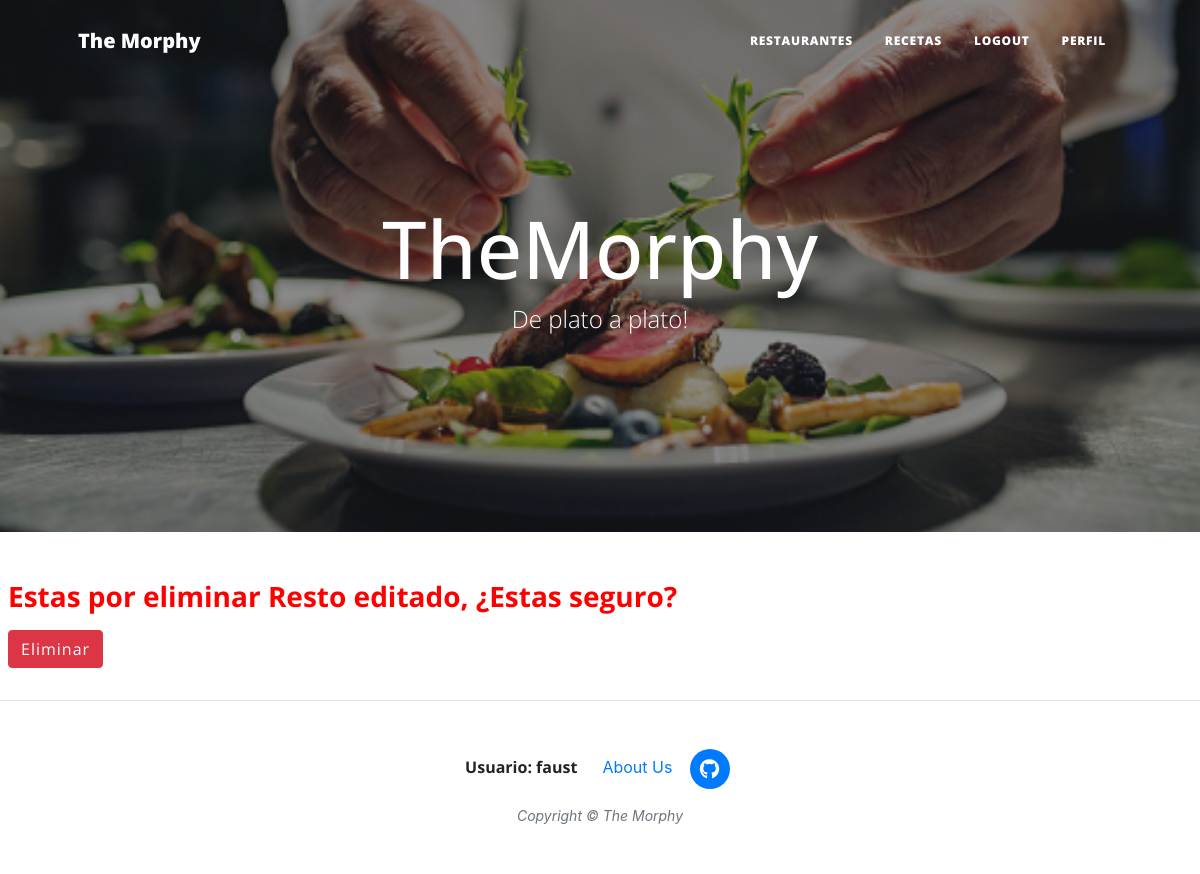
/restaurantes_eliminar/6/ (signed in), run on an earlier commit of the app's database.
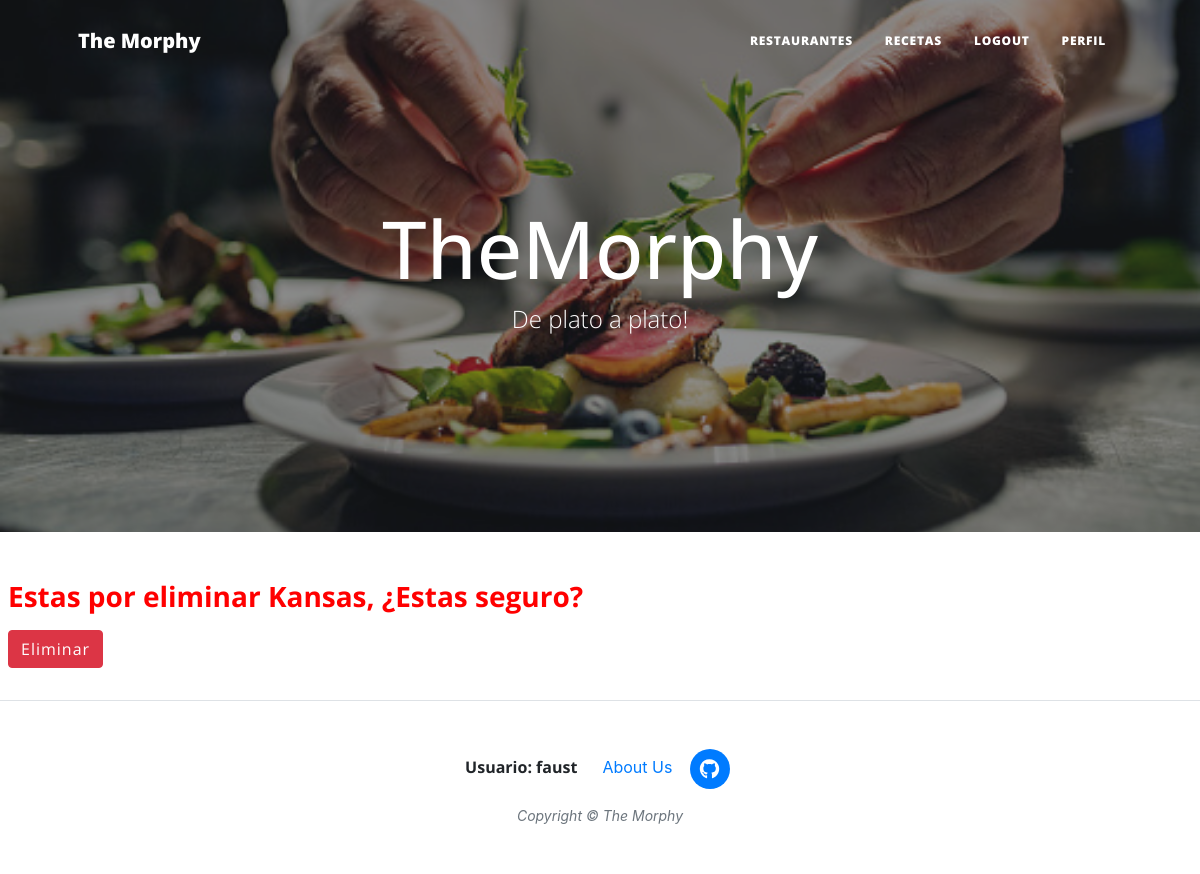
And on a later commit of the database.
### AppFunciones/models.py (models this page shows, shortened)
class Restaurantes(models.Model):
    nombre = models.CharField(max_length=100)
    descripcion = models.TextField(max_length=600, blank=True, null=True)
    direccion = models.CharField(max_length=100)
    link_direccion = models.URLField(max_length=300, blank=True, null=True, default="https://www.google.com.ar/maps")
    provincia = models.CharField(max_length=40)
    localidad = models.CharField(max_length=40)
    horarios = models.CharField(max_length=100)
    link = models.URLField(max_length=200)
    imagen = models.ImageField(blank=True, null=True)

### AppFunciones/views.py (the view, shortened to what this page needs)
# urls.py: path('restaurantes_eliminar/<int:pk>/', restaurantes_eliminar.as_view(), name='restaurantes_eliminar'),
class restaurantes_eliminar(DeleteView):
    model = Restaurantes
    template_name = 'restaurantes_eliminar.html'

### AppFunciones/templates/restaurantes_eliminar.html (shortened to what this page needs)
{% extends "padre.html" %}
{% load static %}
{% block contenidoQueCambia %}
<h3 class="m-2" style="color : #ff0000;"> <b>Estas por eliminar {{object.nombre}}, ¿Estas seguro?</b></h3>
<form method="POST">
    <button class="btn btn-danger m-2" type="submit">Eliminar</button>
</form>
<br>
{% endblock %}

What changed in the data, as far as the page shows it:
changed Restaurantes: nombre "Resto editado" → "Kansas"
